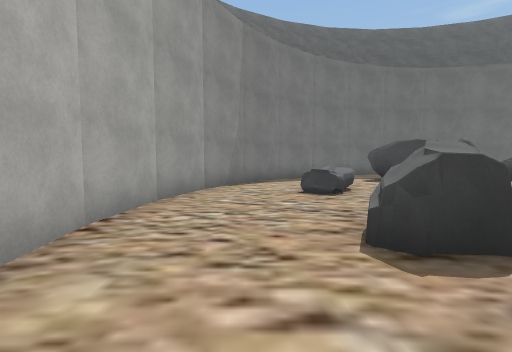
[1] (above)

14 first-person views from a walk through a scene from a Unity 3-D project. The camera is 1.5 m above the floor, tilts 4° down and sees 85° across. The floor is counted in squares, 2 m on a side. Each view is taken from the middle of a square. On the plan, view 1 faces up. The plan holds only what a view shows up to about 10 squares ahead; the rest is blank. The place goes on beyond the plan. The player character is not drawn. Some surface patterns are stand-ins.

[2]
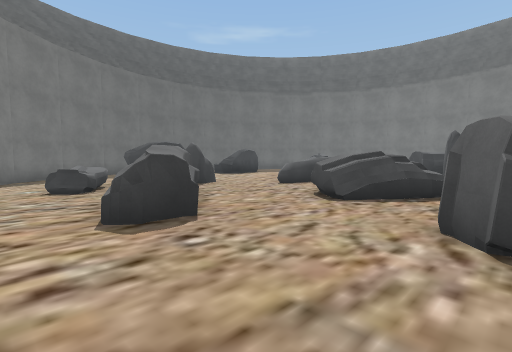

[3]
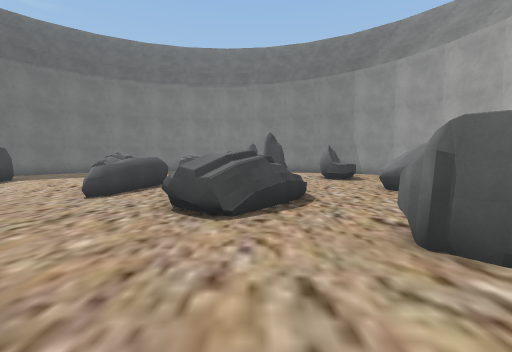

[4]
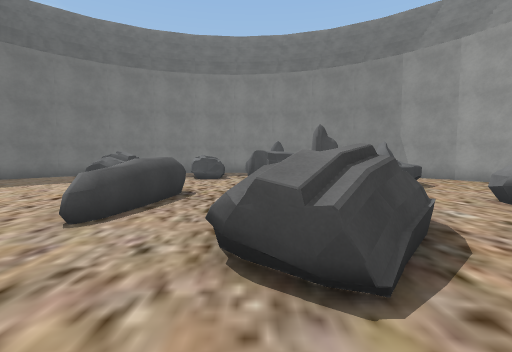

[5]
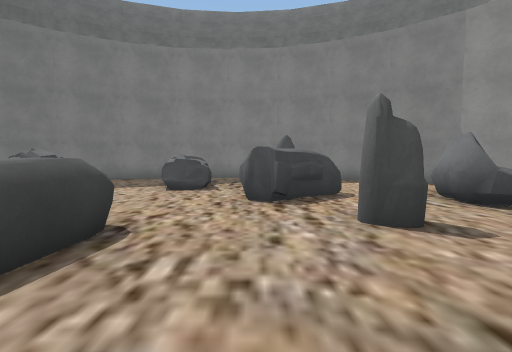

[6]
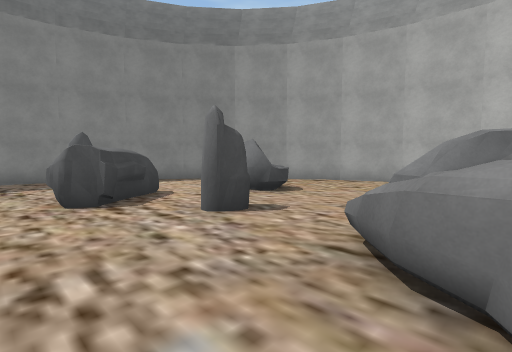

[7]
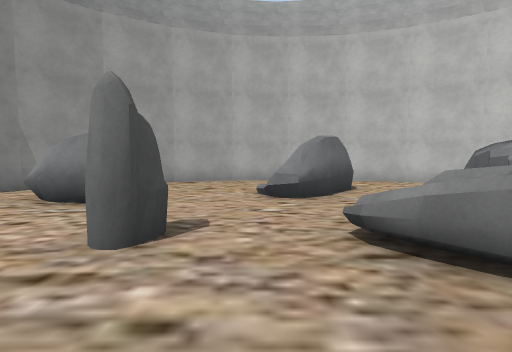

[8]
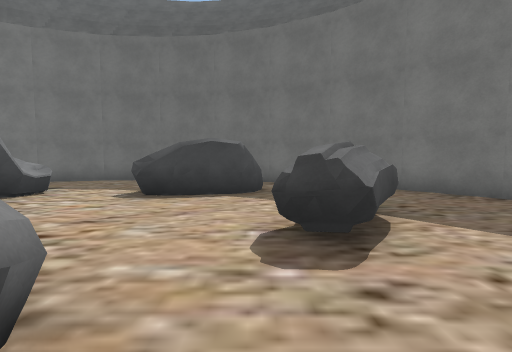

[9]
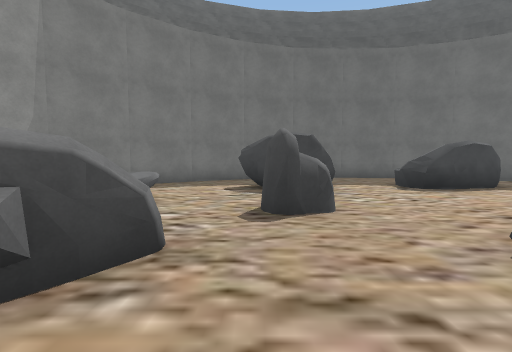

[10]
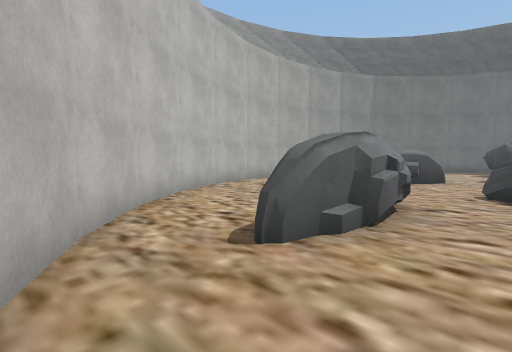

[11]
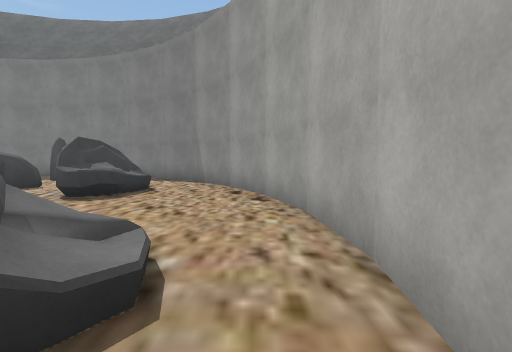

[12]
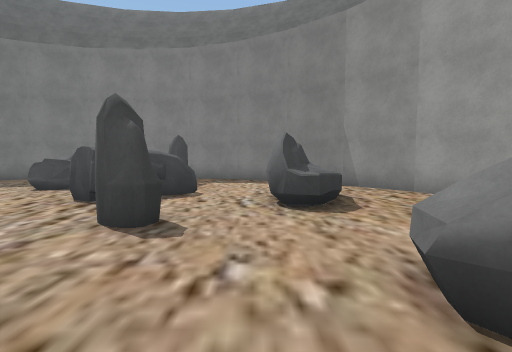

[13]
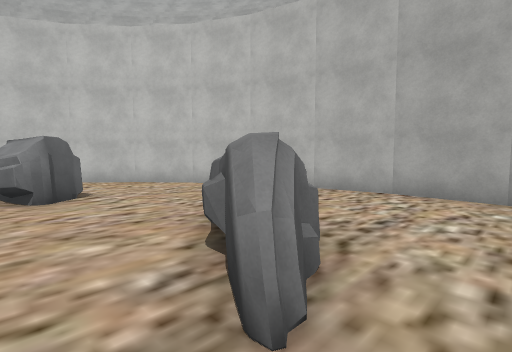

[14]
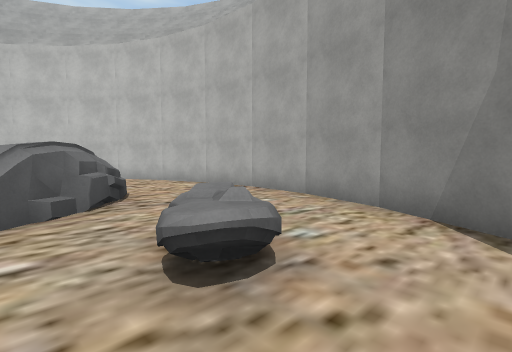

### Floor plan
Points are (right, up) in squares from view 1. A wall is a line through its corners. A room is listed if a view was taken in it or the views show most of it. See-through windows are left out.
Room 1 (views 1, 2, 3, 4, 5, 6, 7, 8, 9, 10, 11, 12, 13, 14)
walls: (2.1, -4.3) (3.7, -5.2); (5.7, -5.7) (7.1, -5.9); (11.8, 10.4) (10.4, 11.2) (8.6, 11.7); (-1.2, -0.3) (-0.4, -2); (0.7, -3.2) (2.1, -4.4); (10.3, -5.2) (11.9, -4.4); (13.3, 9.2) (12, 10.3); (8.6, -5.7) (10.4, -5.2); (15.7, 4.6) (15.2, 6.4) (14.3, 8); (14.3, -2) (15.2, -0.4); (-1.7, 1.3) (-1.2, -0.5); (-0.4, -1.9) (0.8, -3.3); (2.1, 10.4) (0.7, 9.3) (-0.4, 7.9) (-1.2, 6.3); (14.4, 7.9) (13.2, 9.3); (-1.2, 6.4) (-1.7, 4.6); (-1.7, 4.8) (-1.9, 3); (8.8, 11.7) (7, 11.9); (7, -5.9) (8.8, -5.7); (-1.9, 3.1) (-1.7, 1.2); (7.1, 11.9) (5.3, 11.7) (3.6, 11.2) (2, 10.3); (11.8, -4.5) (13.3, -3.3); (13.2, -3.4) (14.4, -1.9); (3.5, -5.2) (5.2, -5.7); (15.2, -0.5) (15.7, 1.3) (15.9, 3) (15.7, 4.8)
objects: rock (1, 2) to (3, 4); rock (1, 6) to (2, 7); rock (3, -3) to (4, -1); rock (4, 6) to (5, 6); rock (4, 8) to (6, 9); rock (5, 0) to (7, 2); rock (6, -4) to (7, -2); rock (6, 4) to (9, 4); rock (8, 9) to (10, 10); rock (9, 0); rock (10, -2) to (12, -1); rock (10, 5) to (11, 7); rock (11, 1) to (12, 2); rock (13, 3) to (14, 4); rock (14, 1)

Positions as (right, up) in squares from view 1, and headings:
1: (0, 0), facing up
2: (0, -1), facing up-right
3: (1, 1), facing right
4: (3, 2), facing right
5: (6, 2), facing right
6: (6, 3), facing down-right
7: (8, 3), facing down
8: (10, 3), facing up
9: (4, 2), facing up
10: (5, -5), facing up-left
11: (5, -5), facing right
12: (6, -1), facing right
13: (4, 5), facing down-left
14: (3, 8), facing down-left
